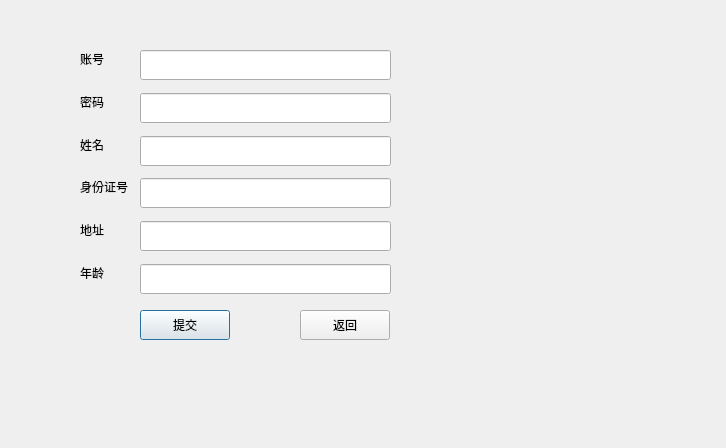
<?xml version="1.0" encoding="UTF-8"?>
<ui version="4.0">
 <class>Dialog</class>
 <widget class="QDialog" name="Dialog">
  <property name="geometry">
   <rect>
    <x>0</x>
    <y>0</y>
    <width>726</width>
    <height>448</height>
   </rect>
  </property>
  <property name="windowTitle">
   <string>Dialog</string>
  </property>
  <widget class="QWidget" name="patient_register_widget" native="true">
   <property name="geometry">
    <rect>
     <x>0</x>
     <y>0</y>
     <width>501</width>
     <height>351</height>
    </rect>
   </property>
   <widget class="QLabel" name="register_id_label">
    <property name="geometry">
     <rect>
      <x>80</x>
      <y>50</y>
      <width>25</width>
      <height>18</height>
     </rect>
    </property>
    <property name="text">
     <string>账号</string>
    </property>
   </widget>
   <widget class="QLabel" name="register_password_label">
    <property name="geometry">
     <rect>
      <x>80</x>
      <y>93</y>
      <width>25</width>
      <height>18</height>
     </rect>
    </property>
    <property name="text">
     <string>密码</string>
    </property>
   </widget>
   <widget class="QLabel" name="register_name_label">
    <property name="geometry">
     <rect>
      <x>80</x>
      <y>136</y>
      <width>24</width>
      <height>18</height>
     </rect>
    </property>
    <property name="text">
     <string>姓名</string>
    </property>
   </widget>
   <widget class="QLabel" name="register_idcard_label">
    <property name="geometry">
     <rect>
      <x>80</x>
      <y>178</y>
      <width>49</width>
      <height>18</height>
     </rect>
    </property>
    <property name="text">
     <string>身份证号</string>
    </property>
   </widget>
   <widget class="QLabel" name="register_address_label">
    <property name="geometry">
     <rect>
      <x>80</x>
      <y>221</y>
      <width>25</width>
      <height>18</height>
     </rect>
    </property>
    <property name="text">
     <string>地址</string>
    </property>
   </widget>
   <widget class="QLabel" name="register_age_label">
    <property name="geometry">
     <rect>
      <x>80</x>
      <y>264</y>
      <width>25</width>
      <height>18</height>
     </rect>
    </property>
    <property name="text">
     <string>年龄</string>
    </property>
   </widget>
   <widget class="QLineEdit" name="registerid_input">
    <property name="geometry">
     <rect>
      <x>140</x>
      <y>50</y>
      <width>251</width>
      <height>30</height>
     </rect>
    </property>
   </widget>
   <widget class="QLineEdit" name="register_password_input">
    <property name="geometry">
     <rect>
      <x>140</x>
      <y>93</y>
      <width>251</width>
      <height>30</height>
     </rect>
    </property>
   </widget>
   <widget class="QLineEdit" name="register_name_input">
    <property name="geometry">
     <rect>
      <x>140</x>
      <y>136</y>
      <width>251</width>
      <height>30</height>
     </rect>
    </property>
   </widget>
   <widget class="QLineEdit" name="register_idcard_input">
    <property name="geometry">
     <rect>
      <x>140</x>
      <y>178</y>
      <width>251</width>
      <height>30</height>
     </rect>
    </property>
   </widget>
   <widget class="QLineEdit" name="register_address_input">
    <property name="geometry">
     <rect>
      <x>140</x>
      <y>221</y>
      <width>251</width>
      <height>30</height>
     </rect>
    </property>
   </widget>
   <widget class="QLineEdit" name="register_age_input">
    <property name="geometry">
     <rect>
      <x>140</x>
      <y>264</y>
      <width>251</width>
      <height>30</height>
     </rect>
    </property>
   </widget>
   <widget class="QPushButton" name="register_submit_button">
    <property name="geometry">
     <rect>
      <x>140</x>
      <y>310</y>
      <width>90</width>
      <height>30</height>
     </rect>
    </property>
    <property name="text">
     <string>提交</string>
    </property>
   </widget>
   <widget class="QPushButton" name="register_cancle_button">
    <property name="geometry">
     <rect>
      <x>300</x>
      <y>310</y>
      <width>90</width>
      <height>30</height>
     </rect>
    </property>
    <property name="text">
     <string>返回</string>
    </property>
   </widget>
  </widget>
 </widget>
 <resources/>
 <connections/>
</ui>
